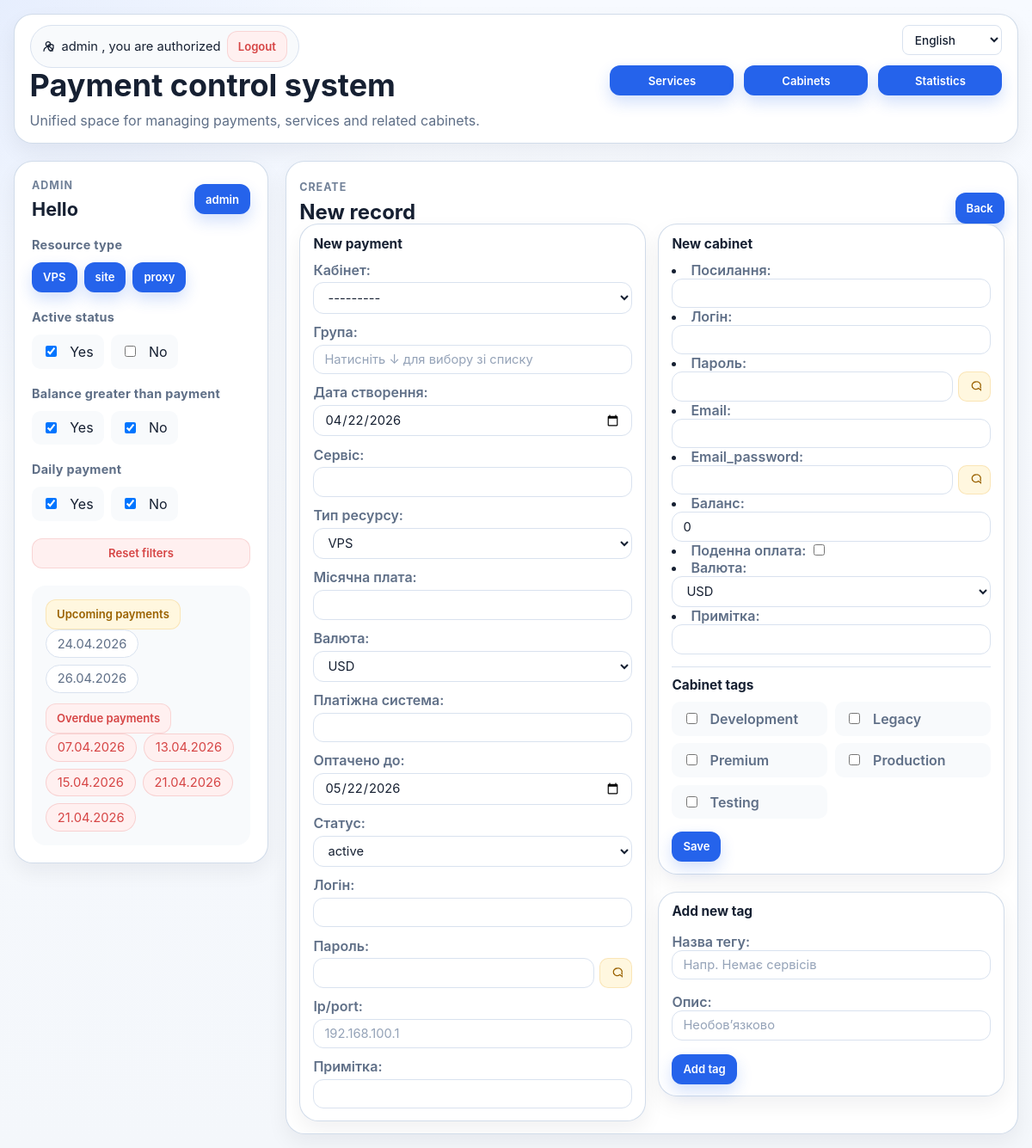
Page /cabinet/new/ (signed in) on the earlier database version.
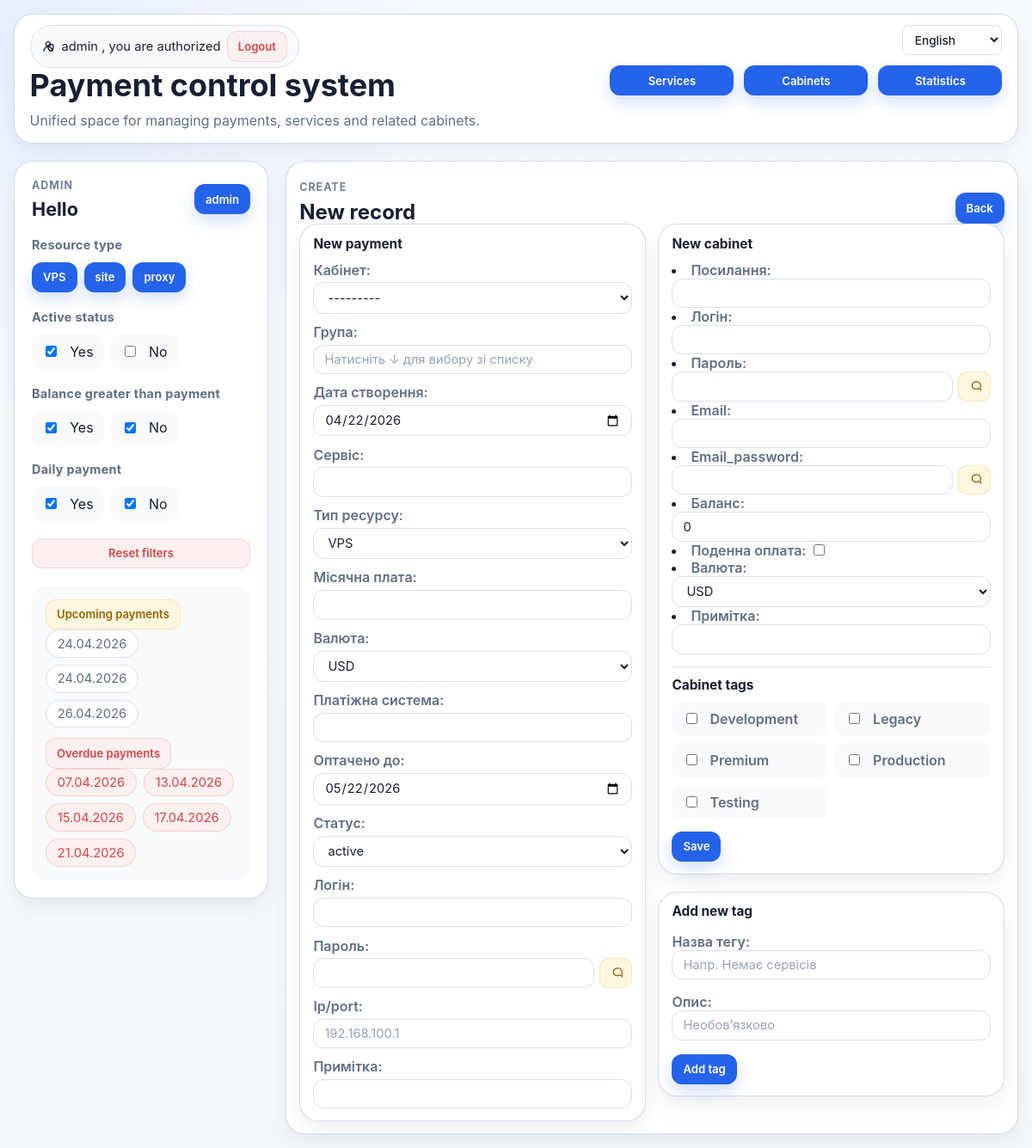
Same page on the later database version.
### pay_app/models.py (models this page shows, shortened)
class Pay(models.Model):
    CHOICES_TYPE_SOURCE = (
        ("VPS", "VPS"),
        ("site", "site"),
        ("proxy", "proxy")
    )
    CHOICES_ACTIVE = (
        ("active", "active"),
        ("not active", "not active")
    )
    CHOICES_CURRENCY = (
        ("USD $", "USD"),
        ("EURO €", "EURO"),
        ("UAH ₴", "UAH"),
        ("rub ₽", "rub")
    )
    id = models.BigAutoField(primary_key=True)
    cabinet = models.ForeignKey('Cabinet', on_delete=models.DO_NOTHING, verbose_name='Кабінет')
    groups = models.CharField(max_length=50, blank=True, verbose_name='Група')
    create_date = models.DateField(default=datetime.date.today, verbose_name='Дата створення')
    service = models.CharField(max_length=70, verbose_name='Сервіс')
    type_source = models.CharField(max_length=58, choices=CHOICES_TYPE_SOURCE, default=1, verbose_name='Тип ресурсу')
    price_per_month = models.DecimalField(max_digits=10, decimal_places=2, verbose_name='Місячна плата')
    currency = models.CharField(max_length=8, default=1, choices=CHOICES_CURRENCY, verbose_name='Валюта')
    pay_sys = models.CharField(max_length=50, verbose_name='Платіжна система')
    paid_up_to = models.DateField(default=default_paid_up_to, verbose_name='Оптачено до')
    status = models.CharField(max_length=200, default=1, null=True, choices=CHOICES_ACTIVE, verbose_name='Статус')
    email_login = models.CharField(max_length=300, verbose_name='Логін')
    password = models.CharField(max_length=300, unique=False, verbose_name='Пароль')
    ip = models.CharField(max_length=340, null=True, verbose_name='Ір/port')
    note_pay = models.CharField(max_length=340, blank=True, null=True, verbose_name='Примітка')

class Tag(models.Model):
    name = models.CharField(max_length=120, unique=True, verbose_name='Назва тегу')
    note = models.CharField(max_length=255, blank=True, verbose_name='Опис')
    class Meta:
        ordering = ('name',)
        verbose_name = 'Тег'
        verbose_name_plural = 'Теги'
    def __str__(self) -> str:
        return self.name

### pay_app/views.py (the view)
# urls.py: path("cabinet/new/", views.cabinet_new, name="cabinet_new"),
@login_required
def cabinet_new(request: HttpRequest) -> HttpResponse:
    if request.method == 'POST':
        submit_action = request.POST.get('submit_action')
        if submit_action == 'create_tag':
            tag_form = TagForm(request.POST, prefix='new_tag')
            selected_tag_ids = services.parse_tag_ids(request.POST.getlist('selected_tags'))
            cabinet_form_data = services.extract_prefixed_cabinet_form_data(request.POST)
            form_cabinet = CabinetForm(cabinet_form_data or None)
            if tag_form.is_valid():
                new_tag = tag_form.save()
                selected_tag_ids = sorted(set(selected_tag_ids + [new_tag.id]))
                tag_form = TagForm(prefix='new_tag')
            tag_assign_form = CabinetTagAssignForm(initial={'tags': selected_tag_ids})
            form_pay = PayForm()
        else:
            form_pay = PayForm()
            form_cabinet = CabinetForm(request.POST)
            tag_assign_form = CabinetTagAssignForm(request.POST)
            tag_form = TagForm(prefix='new_tag')
            if form_cabinet.is_valid() and tag_assign_form.is_valid():
                cabinet = form_cabinet.save()
                services.replace_cabinet_tags(cabinet, tag_assign_form.cleaned_data['tags'])
                return redirect('app:pay_new')
    else:
        form_pay = PayForm()
        form_cabinet = CabinetForm()
        tag_assign_form = CabinetTagAssignForm()
        tag_form = TagForm(prefix='new_tag')
    ctx = {
        'form_cabinet': form_cabinet,
        'form_pay': form_pay,
        'tag_assign_form': tag_assign_form,
        'tag_form': tag_form,
    }
    ctx.update(services.get_cabinet_create_context())
    ctx.update(_base_ctx(request))
    return render(request, 'add_pay.html', ctx)

### pay_app/forms.py
class CabinetForm(ModelForm):
    class Meta:
        model = Cabinet
        fields = '__all__'
        widgets = {
            'link': forms.URLInput(attrs={'class': 'form-control'}),
            'email_login': forms.EmailInput(attrs={'class': 'form-control'}),
            'balance': forms.NumberInput(attrs={'class': 'form-control', 'step': '0.01'}),
            'currency': forms.Select(attrs={'class': 'form-control'}),
        }

### pay_app/log_context.py (called while the page is built)
def set_request_context(context: dict[str, Any]) -> None:
    _REQUEST_CONTEXT.set(dict(context))

def clear_request_context() -> None:
    _REQUEST_CONTEXT.set({})

### pay_app/models.py (called while the page is built)
def add_one_month(value: datetime.date) -> datetime.date:
    year = value.year + (1 if value.month == 12 else 0)
    month = 1 if value.month == 12 else value.month + 1
    day = min(value.day, calendar.monthrange(year, month)[1])
    return datetime.date(year, month, day)

def default_paid_up_to() -> datetime.date:
    return add_one_month(datetime.date.today())

    def __str__(self) -> str:
        return '%i, %s, %s' % (self.id, self.login, self.link)

### pay_app/services/cabinets.py (called while the page is built)
def get_cabinet_create_context() -> dict[str, object]:
    return get_common_context()

### pay_app/templates/add_pay.html (shortened to what this page needs)
{% extends 'index.html' %}
{% load crispy_forms_filters %}
{% load static %}
{% load i18n %}
{% block cabinet %}
  {% include 'partials/pay_create/_create_section.html' %}
{% endblock %}

### pay_app/templates/partials/_pay_sidebar.html (shortened to what the changed rows need)
{% load static %}
{% load i18n %}
{% if request.path != tags_page_url %}
<div class="sidenav">
  {% if request.user.username == 'admin' %}
    <div class="sidebar-topbar">
      <div>
        <h2 class="sidebar-title">{% trans "Hello" %}</h2>
      </div>
    </div>
  {% endif %}
  <section class="sidebar-section">
    <div class="sidebar-button-group">
      {% for item in type_source_links %}
        <a href="{{ item.url }}" class="btn_pay btn-linklike {% if item.selected %}is-selected{% endif %}">
          {{ item.value }}
        </a>
      {% endfor %}
    </div>
  </section>
  <section class="sidebar-section sidebar-section--muted">
    <div class="sidebar-cta">
      <div class="date-stack">
        {% for i in last_dt %}
          <span class="context-chip">{{ i.paid_up_to|date:"d.m.Y" }}</span>
        {% empty %}
          <span class="muted-text">{% trans "No upcoming payments" %}</span>
        {% endfor %}
      </div>
    </div>
    <div class="sidebar-cta">
      <div class="date-stack">
        {% for i in not_paid %}
          <span class="context-chip context-chip--danger">{{ i.paid_up_to|date:"d.m.Y" }}</span>
        {% empty %}
          <span class="muted-text">{% trans "No overdue payments" %}</span>
        {% endfor %}
      </div>
    </div>
  </section>
</div>
{% endif %}

### pay_app/templates/partials/pay_create/_create_section.html (shortened to what this page needs)
{% load i18n %}
<section class="page-section-card">
  <div class="page-header-row page-header-row--compact page-header-row--stretch">
    <div>
      <p class="eyebrow">{% trans "Create" %}</p>
      <h2 class="section-title">{% trans "New record" %}</h2>
    </div>
    <div class="page-actions page-actions--compact">
      {% if form_pay and not form_cabinet %}
        <a href="{% url 'app:cabinet_new' %}" class="btn_pay btn-linklike">{% trans "Add cabinet" %}</a>
      {% elif form_pay and form_cabinet %}
        <a href="{% url 'app:pay_new' %}" class="btn_pay btn-linklike">{% trans "Back" %}</a>
      {% endif %}
    </div>
  </div>
  <div class="forms-grid">
    <form method="POST" class="form_pay form-card">
      {% if form_pay %}
        <div class="form-card__header">
          <h3 class="form-section-title">{% trans "New payment" %}</h3>
        </div>
        <ul class="form-list">
          {% for field in form_pay %}
            <li class="form-field">
              {{ field.label_tag }}
              {{ field }}
            </li>
          {% endfor %}
        </ul>
      {% endif %}
    </form>
    <div class="stack-column">
      <form method="POST" class="form_cabinet form-card" id="cabinet-create-form">
        {% if form_cabinet %}
          <div class="form-card__header">
            <h3 class="form-section-title">{% trans "New cabinet" %}</h3>
          </div>
          <div class="form-as-list">{{ form_cabinet.as_ul }}</div>
          {% if tag_assign_form %}
            <div class="form-subsection">
              <h4 class="form-section-title">{% trans "Cabinet tags" %}</h4>
              <div class="tag-option-grid">
                {% for checkbox in tag_assign_form.tags %}
                  <label for="{{ checkbox.id_for_label }}" class="tag-option">
                    <input
                      type="checkbox"
                      name="{{ checkbox.data.name }}"
                      value="{{ checkbox.data.value }}"
                      id="{{ checkbox.id_for_label }}"
                      {% if checkbox.data.selected %}checked{% endif %}>
                    <span>{{ checkbox.choice_label }}</span>
                  </label>
                {% empty %}
                  <span class="empty-state-inline">{% trans "No tags yet." %}</span>
                {% endfor %}
              </div>
            </div>
          {% endif %}
          <div class="page-actions">
            <button type="submit" name="submit_action" value="save_cabinet" class="btn_pay">{% trans "Save" %}</button>
          </div>
        {% endif %}
      </form>
      {% if form_cabinet %}
        <form method="POST" class="form_cabinet form-card" id="cabinet-tag-create-form">
          <div class="form-card__header">
            <h4 class="form-section-title">{% trans "Add new tag" %}</h4>
          </div>
          {{ tag_form.as_p }}
          <div class="page-actions">
            <button type="submit" name="submit_action" value="create_tag" class="btn_pay">{% trans "Add tag" %}</button>
          </div>
        </form>
      {% endif %}
    </div>
  </div>
</section>

Differences in the rows shown:
now on this page (row edited): Pay: paid_up_to "24.04.2026", shown under "Daily payment"
changed Pay (number 7 of 8 on the later page): paid_up_to "21.04.2026" → "17.04.2026"; moves up the list
